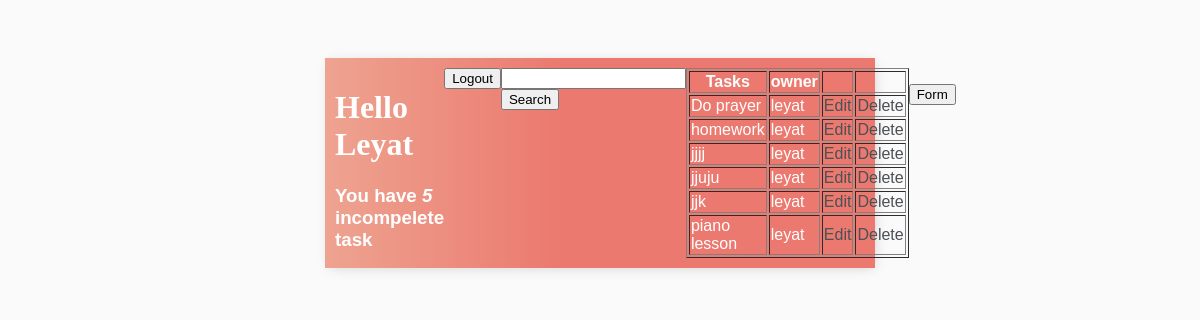
Screenshot of / (signed in) with the database file from the repository.
### ToDos/models.py (models this page shows, shortened)
class ToTask(models.Model):
    user = models.ForeignKey(User, on_delete=models.CASCADE, null=True, blank = True)
    title = models.CharField(max_length=200, null=True,  blank = True)
    description = models.CharField(max_length=300, null = True, blank=True)
    complete = models.BooleanField(default=False)
    created = models.DateTimeField(auto_now_add=True)
    class Meta:
        ordering = ['complete']

### ToDos/views.py (the view)
# urls.py: path('', views.ToTaskList.as_view(), name='task-list'),
class ToTaskList( LoginRequiredMixin,ListView):
    model = ToTask
    context_object_name = 'task'
    fields = ['title', 'description','complete']
    def get_context_data(self, **kwargs):
        context=super().get_context_data(**kwargs)
        context['task'] = context['task'].filter(user=self.request.user)
        context['count'] = context['task'].filter(complete=False).count()
        search_input = self.request.GET.get('search-area') or '' # we are applying a search functionality to the page..
        if search_input:
            context['task'] = context['task'].filter(title__icontains = search_input)
        context['search_input'] = search_input  # search functionality ends here..
        return context

### ToDos/templates/ToDos/totask_list.html
{% extends 'ToDos/main.html' %}
{%  block content %}
<div class="header-bar">
    <div>
        <h1>Hello {{request.user|title}}</h1>
        <h3 style="margin: 0;">You have <i> {{count}}</i> incompelete task  </h3>
        </div>
{% if request.user.is_authenticated %}
<a href="{% url 'totask-logout' %}"> <input type="button" value="Logout"> </a>
{% else %}
<a href="{% url 'totask-login' %}"> <input type="button" value="Login"> </a>
{% endif %}
<br>
<br>
<form method="GET">
    <input type="text" name="search-area" , value="{{search_input}}">
    <input type="submit" value="Search">
    </form>
<table border="1">
    <tr>
        <th>Tasks</th>
        <th>owner</th>
        <th></th>
        <th></th>
    </tr>
    {% for item in task %}
    <tr>
        <td>{{item.title}}</td>
        <td>{{item.user}}</td>
        <td> <a href="{% url 'totask-update' item.id %}">Edit </a></td>
        <td><a href="{% url 'totask-delete' item.id %}">Delete </a></td>
    </tr>
    {% endfor %}
</table>
<br>
<p> <a href="{% url 'totask-form' %}"> <input type="button" value="Form"></a>    </p>
{% endblock %}

### ToDos/templates/ToDos/main.html (style rules this page uses)
body { background-color: #FAFAFA; font-family: 'Nunito', sans-serif; padding-top: 50px; }
h1 { font-family : 'Raleway'; sans-serif; }
a, p { color: #4b5156; text-decoration: none; }
.header-bar { display: flex; justify-content: space-between; color: #fff; padding: 10px; border-radius: 5px,5px 0,0; background: linear-gradient(90deg,#EEA390 0%, #EB796F 43% , #EB796F 100%); }

### rows the page displays
ToTask: title "Do prayer", user "leyat"
ToTask: title "homework", user "leyat"
ToTask: title "jjjj", user "leyat"
ToTask: title "jjuju", user "leyat"
ToTask: title "jjk", user "leyat"
ToTask: title "piano lesson", user "leyat"

### other values shown
{{ request.user|title }} "Leyat"
{{ count }} "5"
